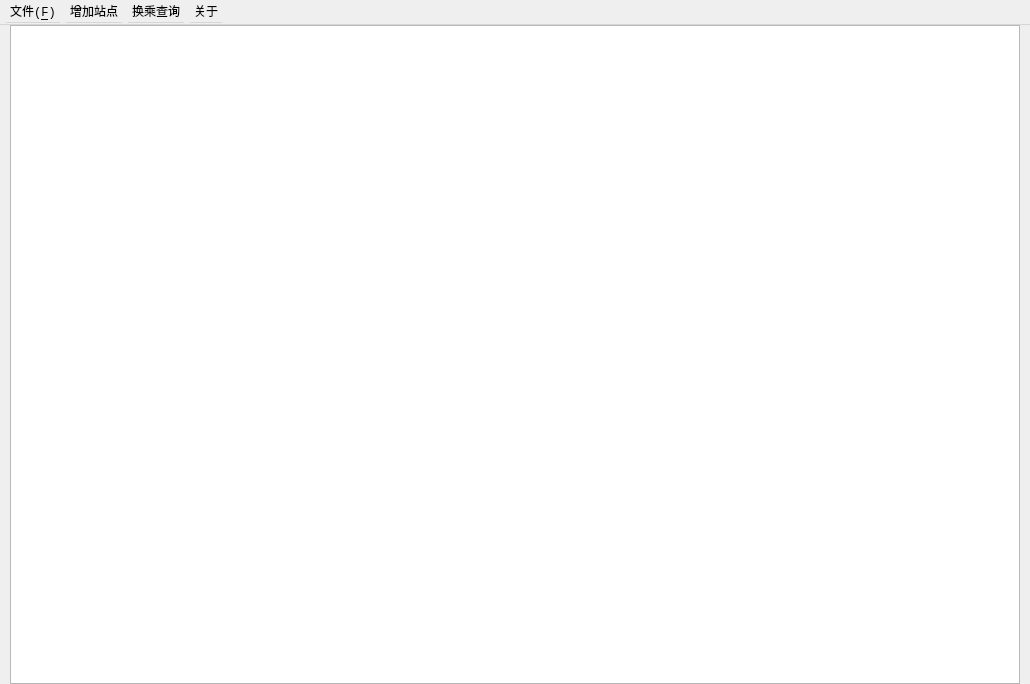
<?xml version="1.0" encoding="UTF-8"?>
<ui version="4.0">
 <class>MainWindow</class>
 <widget class="QMainWindow" name="MainWindow">
  <property name="enabled">
   <bool>true</bool>
  </property>
  <property name="geometry">
   <rect>
    <x>0</x>
    <y>0</y>
    <width>1030</width>
    <height>684</height>
   </rect>
  </property>
  <property name="minimumSize">
   <size>
    <width>1030</width>
    <height>680</height>
   </size>
  </property>
  <property name="font">
   <font>
    <family>Consolas</family>
   </font>
  </property>
  <property name="windowTitle">
   <string>地铁换乘查询系统</string>
  </property>
  <property name="windowIcon">
   <iconset resource="resource.qrc">
    <normaloff>:/icon/icon/subway.png</normaloff>:/icon/icon/subway.png</iconset>
  </property>
  <property name="iconSize">
   <size>
    <width>24</width>
    <height>24</height>
   </size>
  </property>
  <widget class="QWidget" name="centralWidget">
   <property name="minimumSize">
    <size>
     <width>1030</width>
     <height>600</height>
    </size>
   </property>
   <layout class="QHBoxLayout" name="horizontalLayout" stretch="11">
    <property name="spacing">
     <number>10</number>
    </property>
    <property name="leftMargin">
     <number>10</number>
    </property>
    <property name="topMargin">
     <number>0</number>
    </property>
    <property name="rightMargin">
     <number>10</number>
    </property>
    <property name="bottomMargin">
     <number>0</number>
    </property>
    <item>
     <widget class="QGraphicsView" name="graphicsView">
      <property name="minimumSize">
       <size>
        <width>700</width>
        <height>580</height>
       </size>
      </property>
     </widget>
    </item>
   </layout>
  </widget>
  <widget class="QMenuBar" name="menuBar">
   <property name="geometry">
    <rect>
     <x>0</x>
     <y>0</y>
     <width>1030</width>
     <height>25</height>
    </rect>
   </property>
   <property name="minimumSize">
    <size>
     <width>0</width>
     <height>25</height>
    </size>
   </property>
   <widget class="QMenu" name="menuFile">
    <property name="title">
     <string>文件(&amp;F)</string>
    </property>
    <addaction name="actionClose"/>
   </widget>
   <widget class="QMenu" name="menuAddLine">
    <property name="title">
     <string>增加站点</string>
    </property>
    <addaction name="actionAdd"/>
   </widget>
   <widget class="QMenu" name="menuTransfer">
    <property name="title">
     <string>换乘查询</string>
    </property>
    <addaction name="actionquery"/>
   </widget>
   <widget class="QMenu" name="menuabout">
    <property name="title">
     <string>关于</string>
    </property>
    <addaction name="actionAbout"/>
   </widget>
   <addaction name="menuFile"/>
   <addaction name="menuAddLine"/>
   <addaction name="menuTransfer"/>
   <addaction name="menuabout"/>
  </widget>
  <action name="actionClose">
   <property name="checkable">
    <bool>true</bool>
   </property>
   <property name="text">
    <string>退出</string>
   </property>
   <property name="font">
    <font>
     <family>Consolas</family>
    </font>
   </property>
   <property name="shortcut">
    <string>Ctrl+E</string>
   </property>
  </action>
  <action name="actionAdd">
   <property name="text">
    <string>增加站点</string>
   </property>
   <property name="font">
    <font>
     <family>Consolas</family>
    </font>
   </property>
  </action>
  <action name="actionquery">
   <property name="text">
    <string>换乘查询</string>
   </property>
  </action>
  <action name="actionAbout">
   <property name="text">
    <string>关于</string>
   </property>
  </action>
 </widget>
 <layoutdefault spacing="6" margin="11"/>
 <resources>
  <include location="resource.qrc"/>
 </resources>
 <connections/>
</ui>
